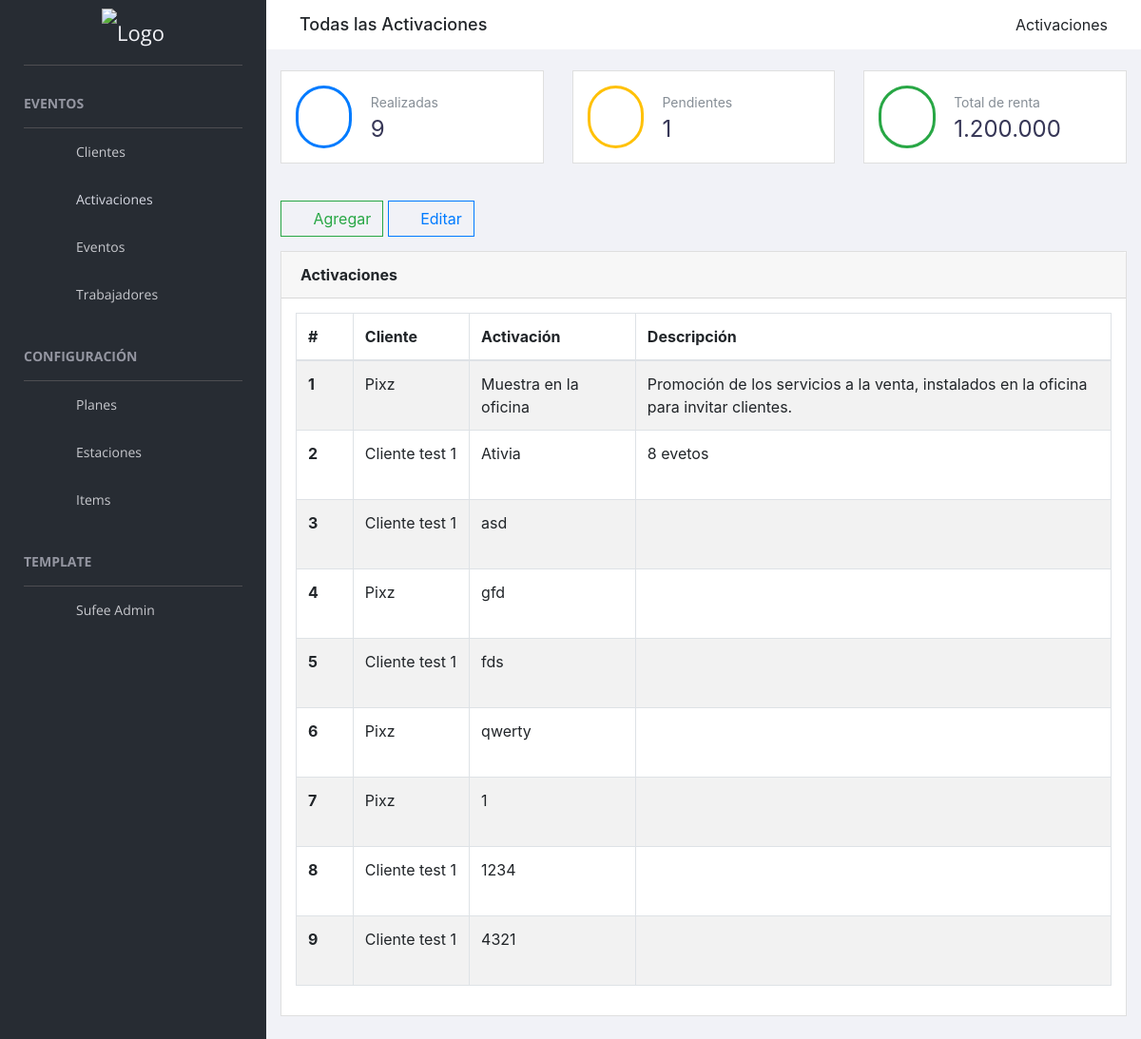
Page /activaciones/ on the committed database.
### Eventos/models.py (models this page shows)
class Activaciones(models.Model):
	idActivacion = models.AutoField(primary_key=True, verbose_name="#")
	Cliente = models.ForeignKey("Clientes", verbose_name="Cliente", related_name="Activaciones", on_delete=models.CASCADE, blank=False, null=False) #to_field="idCliente"
	nombre = models.CharField(max_length=255, verbose_name="Activación", blank=False, null=False)
	descripcion = models.TextField(verbose_name="Descripción", blank=True, null=True, default="")

class Clientes(models.Model):
	idCliente = models.AutoField(primary_key=True, verbose_name="#")
	nombre = models.CharField(unique=True, max_length=255, verbose_name="Cliente", blank=False, null=False)
	direccion = models.CharField(max_length=255, verbose_name="Dirección", blank=True, null=True, default="")

### Eventos/views.py (the view)
# urls.py: url(r'^activaciones/', views.activaciones, name='activaciones'),
def activaciones(request):
	try:
		idCliente = request.GET['cliente']
		cliente = Clientes.objects.get(idCliente=idCliente)
		activaciones = Activaciones.objects.filter(Cliente=cliente)
		titulos = ["#","Activación", "Descripción"]
		contactos = cliente.Contactos.all()
		titulos_contactos = ["#", "Nombre", "Teléfono", "Mail"]
	except MultiValueDictKeyError:
		idCliente = ""
		cliente = ""
		activaciones = Activaciones.objects.all()
		titulos = ["#", "Cliente","Activación", "Descripción"]
		contactos = None
		titulos_contactos = None
	pendientes = []
	for activacion in activaciones:
		if activacion.Eventos.filter(fecha__gte=datetime.date.today()).count() > 0:
			pendientes.append(activacion)
	context = {
		"activaciones": activaciones,
		"titulos": titulos,
		"titulos_contactos": titulos_contactos,
		"pendientes": len(pendientes),
		"cliente": cliente,
		"contactos": contactos,
	}
	return render(request, 'activaciones.html', context)

### Templates/activaciones.html (shortened to what this page needs)
{% extends "Base/base.html" %}
{% load staticfiles %}
{% block activaciones-li %} active {% endblock %}
{% block content %}
	<div id="right-panel" class="right-panel">
		<div class="breadcrumbs">
			<div class="col-sm-4">
				<div class="page-header float-left">
					<div class="page-title">
						{% if cliente == "" %}
							<h1>Todas las Activaciones</h1>
						{% else %}
							<h1>Cliente {{cliente.nombre}}</h1>
						{% endif %}
					</div>
				</div>
			</div>
			<div class="col-sm-8">
				<div class="page-header float-right">
					<div class="page-title">
						<ol class="breadcrumb text-right">
							<li class="active">Activaciones</li>
						</ol>
					</div>
				</div>
			</div>
		</div>
		<div class="content mt-3">
			<div class="animated fadeIn">
				<div class="row">
					<div class="col-lg-4 col-md-6 col-sm-8">
						<div class="card">
							<div class="card-body">
								<div class="stat-widget-one">
									<div class="stat-icon dib"><i class="ti-blackboard text-primary border-primary"></i></div>
									<div class="stat-content dib">
										<div class="stat-text">Realizadas</div>
										<div class="stat-digit">{{activaciones.count}}</div>
									</div>
								</div>
							</div>
						</div>
					</div>
					<div class="col-lg-4 col-md-6 col-sm-8">
						<div class="card">
							<div class="card-body">
								<div class="stat-widget-one">
									<div class="stat-icon dib"><i class="ti-blackboard text-warning border-warning"></i></div>
									<div class="stat-content dib">
										<div class="stat-text">Pendientes</div>
										<div class="stat-digit">{{pendientes}}</div>
									</div>
								</div>
							</div>
						</div>
					</div>
					<div class="col-lg-4 col-md-6 col-sm-8">
						<div class="card">
							<div class="card-body">
								<div class="stat-widget-one">
									<div class="stat-icon dib"><i class="ti-money text-success border-success"></i></div>
									<div class="stat-content dib">
										<div class="stat-text">Total de renta</div>
										<div class="stat-digit">1.200.000</div>
									</div>
								</div>
							</div>
						</div>
					</div>
				</div>
				<div class="row">
					<div class="card-body">
						<button type="button" class="btn btn-outline-success" onclick="location.href='{% url "agregar_activacion" %}{% if cliente != "" %}?cliente={{cliente.idCliente}}{% endif %}'"><i class="fa fa-plus-circle"></i>&nbsp; Agregar</button>
						<button type="button" class="btn btn-outline-primary" onclick="mostrar()"><i class="ti-pencil-alt"></i>&nbsp; Editar</button>
					</div>
				</div>
				<div class="row">
					<div class="col-md-12">
						<div class="card">
							<div class="card-header">
								<strong class="card-title">Activaciones</strong>
							</div>
							<div class="card-body">
					  <table id="bootstrap-data-table" class="table table-striped table-bordered">
						<thead>
						  <tr>
							{% for titulo in titulos %}
								<th>{{titulo}}</th>
							{% endfor %}
						  </tr>
						</thead>
						<tbody>
							{% for activacion in activaciones %}
								<tr>
									<th scope="row" id="td_{{activacion.idActivacion}}">
										{{activacion.idActivacion}}
									</th>
									{% if cliente == "" %}
										<td>{{activacion.Cliente.nombre}} <a href="{% url 'activaciones' %}?cliente={{activacion.Cliente.idCliente}}"><i class="ti-info-alt text-success"></i></a></td>
									{% endif %}
									<td>{{activacion.nombre}} <a href="{% url 'eventos' %}?activacion={{activacion.idActivacion}}"><i class="ti-info-alt text-success"></i></a></td>
									<td>{{activacion.descripcion}}</td>
								</tr>
							{% endfor %}
						</tbody>
					  </table>
							</div>
						</div>
					</div>
				</div>
			</div>
		</div>
	</div>
{% endblock %}

### Templates/Base/base.html (shortened to what this page needs)
{% load staticfiles %}
<!doctype html>
 <html class="no-js" lang="">
<head>
	{% include "Base/base_static.html" %}
</head>
<body>
	<aside id="left-panel" class="left-panel">
		<nav class="navbar navbar-expand-sm navbar-default">
			<div class="navbar-header">
				<a class="navbar-brand" href="{% url 'index' %}"><img src="{% static 'images/logoPixz.png' %}" alt="Logo"></a>
			</div>
			<div id="main-menu" class="main-menu collapse navbar-collapse">
				<ul class="nav navbar-nav">
					<h3 class="menu-title">Eventos</h3>
					<li class="{% block index-li %}{% endblock %}" >
						<a href="{% url 'index' %}"> <i class="menu-icon fa fa-users"></i>Clientes</a>
					</li>
					<li class="{% block activaciones-li %}{% endblock %}" >
						<a href="{% url 'activaciones' %}"> <i class="menu-icon ti-blackboard"></i>Activaciones</a>
					</li>
					<li class="{% block eventos-li %}{% endblock %}" >
						<a href="{% url 'eventos' %}"> <i class="menu-icon ti-camera"></i>Eventos</a>
					</li>
					<li class="{% block trabajadores-li %}{% endblock %}" >
						<a href="{% url 'trabajadores' %}"> <i class="menu-icon fa fa-male"></i>Trabajadores</a>
					</li>
					<h3 class="menu-title">Configuración</h3>
					<li class="{% block planes-li %}{% endblock %}" >
						<a href="{% url 'planes' %}"> <i class="menu-icon ti-spray"></i>Planes</a>
					</li>
					<li class="{% block estaciones-li %}{% endblock %}" >
						<a href="{% url 'estaciones' %}"> <i class="menu-icon ti-layout"></i>Estaciones</a>
					</li>
					<li class="{% block items-li %}{% endblock %}" >
						<a href="{% url 'items' %}"> <i class="menu-icon ti-tablet"></i>Items</a>
					</li>
					<h3 class="menu-title">Template</h3>
					<li >
						<a target="_blank" href="https://colorlib.com/polygon/sufee/"> <i class="menu-icon fa fa-dashboard"></i>Sufee Admin</a>
					</li>
				</ul>
			</div>
		</nav>
	</aside>
	{% block content %}{% endblock %}
</body>

### Templates/Base/base_static.html (shortened to what this page needs)
{% load staticfiles %}
	<link rel="stylesheet" href="{% static 'assets/css/normalize.css' %}">
	<link rel="stylesheet" href="{% static 'assets/css/bootstrap.min.css' %}">
	<link rel="stylesheet" href="{% static 'assets/css/font-awesome.min.css' %}">
	<link rel="stylesheet" href="{% static 'assets/css/themify-icons.css' %}">
	<link rel="stylesheet" href="{% static 'assets/css/flag-icon.min.css' %}">
	<link rel="stylesheet" href="{% static 'assets/css/cs-skin-elastic.css' %}">
	<link rel="stylesheet" href="{% static 'assets/css/lib/datatable/dataTables.bootstrap.min.css' %}">
	<link rel="stylesheet" href="{% static 'assets/scss/style.css' %}">
    <link rel="stylesheet" href="{% static 'assets/scss/widgets.css' %}">
	<link rel="stylesheet" href="{% static 'assets/css/lib/chosen/chosen.min.css' %}">

### Templates/Base/base_js.html (shortened to what this page needs)
{% load staticfiles %}

### rows in the picture
Activaciones: idActivacion "1", Cliente.nombre "Pixz", nombre "Muestra en la oficina", descripcion "Promoción de los servicios a la venta, instalados en la oficina para invitar clientes."
Activaciones: idActivacion "2", Cliente.nombre "Cliente test 1", nombre "Ativia", descripcion "8 evetos"
Activaciones: idActivacion "3", Cliente.nombre "Cliente test 1", nombre "asd"
Activaciones: idActivacion "4", Cliente.nombre "Pixz", nombre "gfd"
Activaciones: idActivacion "5", Cliente.nombre "Cliente test 1", nombre "fds"
Activaciones: idActivacion "6", Cliente.nombre "Pixz", nombre "qwerty"
Activaciones: idActivacion "7", Cliente.nombre "Pixz", nombre "1"
Activaciones: idActivacion "8", Cliente.nombre "Cliente test 1", nombre "1234"
Activaciones: idActivacion "9", Cliente.nombre "Cliente test 1", nombre "4321"

### other values in the picture
{{ activaciones.count }} "9"
{{ pendientes }} "1"
{{ titulo }} "#" "Cliente" "Activación" "Descripción"
